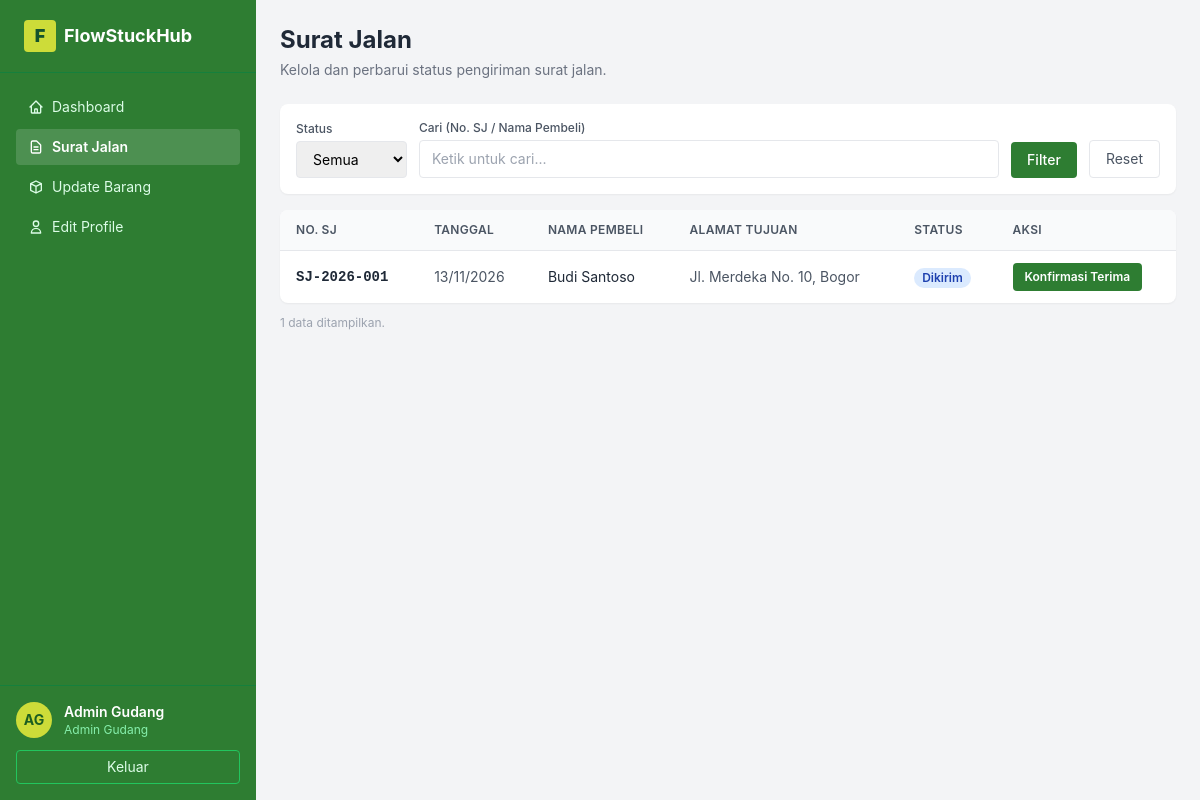
The app's page /admin/surat-jalan.php (signed in) with its own data.
### tables this page shows
CREATE TABLE surat_jalan (
  id          INT AUTO_INCREMENT PRIMARY KEY,
  pesanan_id  INT          NOT NULL,
  nomor       VARCHAR(20)  NOT NULL UNIQUE,
  status      ENUM('disiapkan','dikirim','diterima') NOT NULL DEFAULT 'disiapkan',
  driver_id   INT          NULL,
  created_at  TIMESTAMP    DEFAULT CURRENT_TIMESTAMP,
  FOREIGN KEY (pesanan_id) REFERENCES pesanan(id) ON DELETE CASCADE,
  FOREIGN KEY (driver_id)  REFERENCES users(id) ON DELETE SET NULL
);

CREATE TABLE users (
  id            INT AUTO_INCREMENT PRIMARY KEY,
  nama_lengkap  VARCHAR(100)  NOT NULL,
  email         VARCHAR(100)  NOT NULL UNIQUE,
  username      VARCHAR(50)   NOT NULL UNIQUE,
  password      VARCHAR(255)  NOT NULL,
  role          ENUM('user','admin','super_admin') NOT NULL DEFAULT 'user',
  alamat        VARCHAR(255)  NULL,
  no_hp         VARCHAR(20)   NULL,
  reset_token   VARCHAR(64)   NULL,
  reset_expires DATETIME      NULL,
  foto_profil   VARCHAR(255)  NULL,
  created_at    TIMESTAMP     DEFAULT CURRENT_TIMESTAMP
);

CREATE TABLE pesanan (
  id            INT AUTO_INCREMENT PRIMARY KEY,
  user_id       INT          NOT NULL,
  alamat_tujuan VARCHAR(255) NOT NULL,
  status        ENUM('pending','dikonfirmasi','dikirim','diterima','dibatalkan')
                             NOT NULL DEFAULT 'pending',
  catatan       TEXT         NULL,
  no_wa         VARCHAR(20)  NULL,
  created_at    TIMESTAMP    DEFAULT CURRENT_TIMESTAMP,
  FOREIGN KEY (user_id) REFERENCES users(id)
);

### includes/auth.php (called while the page is built, shortened)
<?php
function e($s) { return htmlspecialchars((string)$s, ENT_QUOTES, 'UTF-8'); }
function user() { return $_SESSION['user'] ?? null; }

### admin/surat-jalan.php (the view, shortened to what this page needs)
<?php
require_once __DIR__ . '/../includes/auth.php';
$u    = user();
$isSuper = $u['role'] === 'super_admin';
$filterStatus = $_GET['status'] ?? '';
$filterQ      = trim($_GET['q'] ?? '');
$sql = <<<SQL
    SELECT sj.id, sj.nomor, sj.status, sj.created_at,
           p.alamat_tujuan,
           u.nama_lengkap AS nama_pembeli
    FROM   surat_jalan sj
    JOIN   pesanan p ON p.id = sj.pesanan_id
    JOIN   users   u ON u.id = p.user_id
    WHERE  1=1
SQL;
$params = [];
$sql .= ' ORDER BY sj.id DESC';
$stmt = $pdo->prepare($sql);
$stmt->execute($params);
$rows = $stmt->fetchAll();
$statusLabel = [
    'disiapkan' => ['label' => 'Disiapkan', 'cls' => 'bg-yellow-100 text-yellow-800'],
    'dikirim'   => ['label' => 'Dikirim',   'cls' => 'bg-blue-100 text-blue-800'],
    'diterima'  => ['label' => 'Diterima',  'cls' => 'bg-green-100 text-green-800'],
];
?>
<!doctype html>
<html lang="id">
<head>
  <script src="https://cdn.tailwindcss.com"></script>
</head>
<body class="bg-gray-100 min-h-screen flex">
<aside class="w-64 min-h-screen flex flex-col" style="background:#2E7D32">
  <div class="px-6 py-5 border-b border-green-700">
    <a href="<?= BASE ?>dashboard.php" class="flex items-center gap-2 text-white font-bold text-lg no-underline">
      <span class="w-8 h-8 rounded flex items-center justify-center font-black text-green-900" style="background:#CDDC39">F</span>
      FlowStuckHub
    </a>
  </div>
  <nav class="flex-1 px-4 py-4 space-y-1">
    <a href="<?= BASE ?>dashboard.php"
       class="flex items-center gap-2 px-3 py-2 rounded text-green-100 hover:bg-green-700 transition text-sm">
      <svg class="w-4 h-4" fill="none" stroke="currentColor" viewBox="0 0 24 24">
        <path stroke-linecap="round" stroke-linejoin="round" stroke-width="2"
              d="M3 12l2-2m0 0l7-7 7 7M5 10v10a1 1 0 001 1h3m10-11l2 2m-2-2v10a1 1 0 01-1 1h-3m-6 0a1 1 0 001-1v-4a1 1 0 011-1h2a1 1 0 011 1v4a1 1 0 001 1m-6 0h6"/>
      </svg>
      Dashboard
    </a>
    <a href="surat-jalan.php"
       class="flex items-center gap-2 px-3 py-2 rounded text-white font-semibold text-sm"
       style="background:rgba(255,255,255,0.15)" aria-current="page">
      <svg class="w-4 h-4" fill="none" stroke="currentColor" viewBox="0 0 24 24">
        <path stroke-linecap="round" stroke-linejoin="round" stroke-width="2"
              d="M9 12h6m-6 4h6m2 5H7a2 2 0 01-2-2V5a2 2 0 012-2h5.586a1 1 0 01.707.293l5.414 5.414a1 1 0 01.293.707V19a2 2 0 01-2 2z"/>
      </svg>
      Surat Jalan
    </a>
    <a href="update-barang.php"
       class="flex items-center gap-2 px-3 py-2 rounded text-green-100 hover:bg-green-700 transition text-sm">
      <svg class="w-4 h-4" fill="none" stroke="currentColor" viewBox="0 0 24 24">
        <path stroke-linecap="round" stroke-linejoin="round" stroke-width="2"
              d="M20 7l-8-4-8 4m16 0l-8 4m8-4v10l-8 4m0-10L4 7m8 4v10M4 7v10l8 4"/>
      </svg>
      Update Barang
    </a>
    <a href="<?= BASE ?>profile.php"
       class="flex items-center gap-2 px-3 py-2 rounded text-green-100 hover:bg-green-700 transition text-sm">
      <svg class="w-4 h-4" fill="none" stroke="currentColor" viewBox="0 0 24 24">
        <path stroke-linecap="round" stroke-linejoin="round" stroke-width="2" d="M16 7a4 4 0 11-8 0 4 4 0 018 0zM12 14a7 7 0 00-7 7h14a7 7 0 00-7-7z"/>
      </svg>
      Edit Profile
    </a>
  </nav>
  <div class="px-4 py-4 border-t border-green-700">
    <div class="flex items-center gap-3 mb-3">
      <span class="w-9 h-9 rounded-full flex items-center justify-center font-bold text-sm"
            style="background:#CDDC39;color:#1B5E20">
        <?php
          $initials = '';
          foreach (array_slice(preg_split('/\s+/', trim($u['nama'] ?? $u['nama_lengkap'] ?? '')), 0, 2) as $k)
              $initials .= mb_strtoupper(mb_substr($k, 0, 1));
          echo e($initials);
        ?>
      </span>
      <div class="text-sm">
        <div class="text-white font-semibold"><?= e($u['nama'] ?? $u['nama_lengkap'] ?? '') ?></div>
        <div class="text-green-300 text-xs"><?= $isSuper ? 'Super Admin' : 'Admin Gudang' ?></div>
      </div>
    </div>
    <a href="<?= BASE ?>logout.php"
       class="block text-center text-sm text-green-100 border border-green-500 rounded py-1.5 hover:bg-green-700 transition">
      Keluar
    </a>
  </div>
</aside>
<main class="flex-1 p-6 overflow-auto">
  <div class="max-w-6xl mx-auto">
    <div class="mb-6">
      <h1 class="text-2xl font-bold text-gray-800">Surat Jalan</h1>
      <p class="text-gray-500 text-sm mt-1">Kelola dan perbarui status pengiriman surat jalan.</p>
    </div>
    <div class="bg-white rounded-lg shadow-sm p-4 mb-4">
      <form method="GET" class="flex flex-wrap gap-3 items-end">
        <div>
          <label class="block text-xs font-medium text-gray-600 mb-1">Status</label>
          <select name="status" class="border rounded px-3 py-2 text-sm focus:outline-none focus:ring-2 focus:ring-green-500">
            <option value="">Semua</option>
          </select>
        </div>
        <div class="flex-1 min-w-48">
          <label class="block text-xs font-medium text-gray-600 mb-1">Cari (No. SJ / Nama Pembeli)</label>
          <input type="text" name="q" value="<?= e($filterQ) ?>" placeholder="Ketik untuk cari..."
                 class="w-full border rounded px-3 py-2 text-sm focus:outline-none focus:ring-2 focus:ring-green-500">
        </div>
        <button type="submit"
                class="px-4 py-2 rounded text-white text-sm font-medium transition"
                style="background:#2E7D32" onmouseover="this.style.background='#1B5E20'" onmouseout="this.style.background='#2E7D32'">
          Filter
        </button>
        <a href="surat-jalan.php"
           class="px-4 py-2 rounded text-gray-600 text-sm border hover:bg-gray-50 transition">Reset</a>
      </form>
    </div>
    <div class="bg-white rounded-lg shadow-sm overflow-hidden">
      <?php if ($rows): ?>
      <div class="overflow-x-auto">
        <table class="min-w-full divide-y divide-gray-200 text-sm">
          <thead class="bg-gray-50">
            <tr>
              <th class="px-4 py-3 text-left font-semibold text-gray-600 uppercase tracking-wide text-xs">No. SJ</th>
              <th class="px-4 py-3 text-left font-semibold text-gray-600 uppercase tracking-wide text-xs">Tanggal</th>
              <th class="px-4 py-3 text-left font-semibold text-gray-600 uppercase tracking-wide text-xs">Nama Pembeli</th>
              <th class="px-4 py-3 text-left font-semibold text-gray-600 uppercase tracking-wide text-xs">Alamat Tujuan</th>
              <th class="px-4 py-3 text-left font-semibold text-gray-600 uppercase tracking-wide text-xs">Status</th>
              <th class="px-4 py-3 text-left font-semibold text-gray-600 uppercase tracking-wide text-xs">Aksi</th>
            </tr>
          </thead>
          <tbody class="divide-y divide-gray-100">
            <?php foreach ($rows as $row): ?>
            <tr class="hover:bg-gray-50">
              <td class="px-4 py-3 font-mono font-semibold text-gray-800"><?= e($row['nomor']) ?></td>
              <td class="px-4 py-3 text-gray-600"><?= e(date('d/m/Y', strtotime($row['created_at']))) ?></td>
              <td class="px-4 py-3 text-gray-800"><?= e($row['nama_pembeli']) ?></td>
              <td class="px-4 py-3 text-gray-600 max-w-xs truncate" title="<?= e($row['alamat_tujuan']) ?>"><?= e($row['alamat_tujuan']) ?></td>
              <td class="px-4 py-3">
                <?php $st = $statusLabel[$row['status']] ?? ['label' => $row['status'], 'cls' => 'bg-gray-100 text-gray-700']; ?>
                <span class="inline-flex px-2 py-0.5 rounded-full text-xs font-semibold <?= $st['cls'] ?>">
                  <?= e($st['label']) ?>
                </span>
              </td>
              <td class="px-4 py-3">
                <?php if ($row['status'] === 'disiapkan'): ?>
                <form method="POST" class="inline">
                  <?= csrf_field() ?>
                  <input type="hidden" name="id" value="<?= (int)$row['id'] ?>">
                  <input type="hidden" name="action" value="kirim">
                  <input type="hidden" name="filter_status" value="<?= e($filterStatus) ?>">
                  <input type="hidden" name="filter_q" value="<?= e($filterQ) ?>">
                  <button type="submit"
                          class="px-3 py-1.5 rounded text-white text-xs font-semibold transition"
                          style="background:#1976D2"
                          onmouseover="this.style.background='#1565C0'" onmouseout="this.style.background='#1976D2'"
                          onclick="return confirm('Tandai surat jalan ini sebagai DIKIRIM?')">
                    Kirim
                  </button>
                </form>
                <?php elseif ($row['status'] === 'dikirim'): ?>
                <form method="POST" class="inline">
                  <button type="submit"
                          class="px-3 py-1.5 rounded text-white text-xs font-semibold transition"
                          style="background:#2E7D32"
                          onmouseover="this.style.background='#1B5E20'" onmouseout="this.style.background='#2E7D32'"
                          onclick="return confirm('Konfirmasi bahwa barang sudah DITERIMA?')">
                    Konfirmasi Terima
                  </button>
                </form>
                <?php else: ?>
                <span class="text-gray-400 text-xs">—</span>
                <?php endif; ?>
              </td>
            </tr>
            <?php endforeach; ?>
          </tbody>
        </table>
      </div>
      <?php endif; ?>
    </div>
    <p class="text-xs text-gray-400 mt-3"><?= count($rows) ?> data ditampilkan.</p>
  </div>
</main>
</body>
</html>

### admin/surat-jalan.php (style rules this page uses)
body { font-family:Inter,sans-serif }

### records on screen
surat_jalan: nomor "SJ-2026-001", created_at "13/11/2026", users.nama_lengkap "Budi Santoso", pesanan.alamat_tujuan "Jl. Merdeka No. 10, Bogor", status "Dikirim"

### other values on screen
$initials "AG"
$u['nama'] "Admin Gudang"
count($rows) "1"
